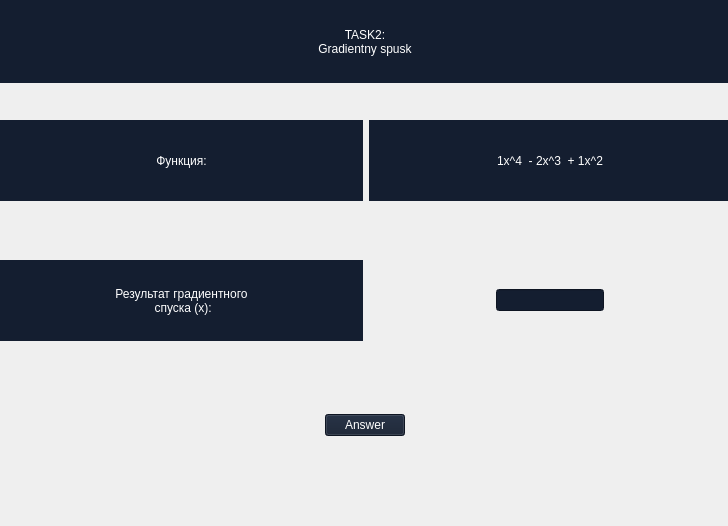
<?xml version="1.0" encoding="UTF-8"?>
<ui version="4.0">
 <class>task2</class>
 <widget class="QWidget" name="task2">
  <property name="geometry">
   <rect>
    <x>0</x>
    <y>0</y>
    <width>728</width>
    <height>526</height>
   </rect>
  </property>
  <property name="windowTitle">
   <string>Form</string>
  </property>
  <property name="styleSheet">
   <string notr="true">background-color: qlineargradient(
    spread:pad, 
    x1:0, y1:0, x2:1, y2:0, 
    stop:0 rgba(10, 10, 140, 70), 
    stop:1 rgba(10, 10, 140, 70)
);</string>
  </property>
  <widget class="QWidget" name="horizontalLayoutWidget">
   <property name="geometry">
    <rect>
     <x>0</x>
     <y>0</y>
     <width>730</width>
     <height>83</height>
    </rect>
   </property>
   <layout class="QHBoxLayout" name="horizontalLayout">
    <item>
     <widget class="QLabel" name="task_text">
      <property name="styleSheet">
       <string notr="true">font: 700 20pt &quot;Times New Roman&quot;;
color: rgb(255, 255, 255);
background: rgb(20, 30, 48);
</string>
      </property>
      <property name="text">
       <string>TASK2: 
Gradientny spusk</string>
      </property>
      <property name="alignment">
       <set>Qt::AlignmentFlag::AlignCenter</set>
      </property>
     </widget>
    </item>
   </layout>
  </widget>
  <widget class="QWidget" name="horizontalLayoutWidget_2">
   <property name="geometry">
    <rect>
     <x>0</x>
     <y>390</y>
     <width>731</width>
     <height>71</height>
    </rect>
   </property>
   <layout class="QHBoxLayout" name="horizontalLayout_2">
    <item alignment="Qt::AlignmentFlag::AlignHCenter">
     <widget class="QPushButton" name="answerButton">
      <property name="styleSheet">
       <string notr="true">font: 700 20pt &quot;Times New Roman&quot;;
color: rgb(255, 255, 255);
background: rgb(20, 30, 48);
</string>
      </property>
      <property name="text">
       <string>Answer</string>
      </property>
     </widget>
    </item>
   </layout>
  </widget>
  <widget class="QWidget" name="horizontalLayoutWidget_3">
   <property name="geometry">
    <rect>
     <x>0</x>
     <y>120</y>
     <width>731</width>
     <height>81</height>
    </rect>
   </property>
   <layout class="QHBoxLayout" name="horizontalLayout_3">
    <item>
     <widget class="QLabel" name="label_function">
      <property name="styleSheet">
       <string notr="true">font: 700 20pt &quot;Times New Roman&quot;;
color: rgb(255, 255, 255);
background: rgb(20, 30, 48);
</string>
      </property>
      <property name="text">
       <string>Функция:</string>
      </property>
      <property name="alignment">
       <set>Qt::AlignmentFlag::AlignCenter</set>
      </property>
     </widget>
    </item>
    <item>
     <widget class="QLabel" name="label_function_data">
      <property name="styleSheet">
       <string notr="true">font: 700 20pt &quot;Times New Roman&quot;;
color: rgb(255, 255, 255);
background: rgb(20, 30, 48);
</string>
      </property>
      <property name="text">
       <string>1x^4  - 2x^3  + 1x^2</string>
      </property>
      <property name="alignment">
       <set>Qt::AlignmentFlag::AlignCenter</set>
      </property>
     </widget>
    </item>
   </layout>
  </widget>
  <widget class="QWidget" name="horizontalLayoutWidget_4">
   <property name="geometry">
    <rect>
     <x>0</x>
     <y>260</y>
     <width>731</width>
     <height>81</height>
    </rect>
   </property>
   <layout class="QHBoxLayout" name="horizontalLayout_4">
    <item>
     <widget class="QLabel" name="label_result">
      <property name="styleSheet">
       <string notr="true">font: 700 20pt &quot;Times New Roman&quot;;
color: rgb(255, 255, 255);
background: rgb(20, 30, 48);
</string>
      </property>
      <property name="text">
       <string>Результат градиентного
 спуска (x):</string>
      </property>
      <property name="alignment">
       <set>Qt::AlignmentFlag::AlignCenter</set>
      </property>
     </widget>
    </item>
    <item alignment="Qt::AlignmentFlag::AlignHCenter|Qt::AlignmentFlag::AlignVCenter">
     <widget class="QLineEdit" name="input_x">
      <property name="styleSheet">
       <string notr="true">font: 700 20pt &quot;Times New Roman&quot;;
color: rgb(255, 255, 255);
background: rgb(20, 30, 48);
</string>
      </property>
     </widget>
    </item>
   </layout>
  </widget>
 </widget>
 <resources/>
 <connections/>
</ui>
